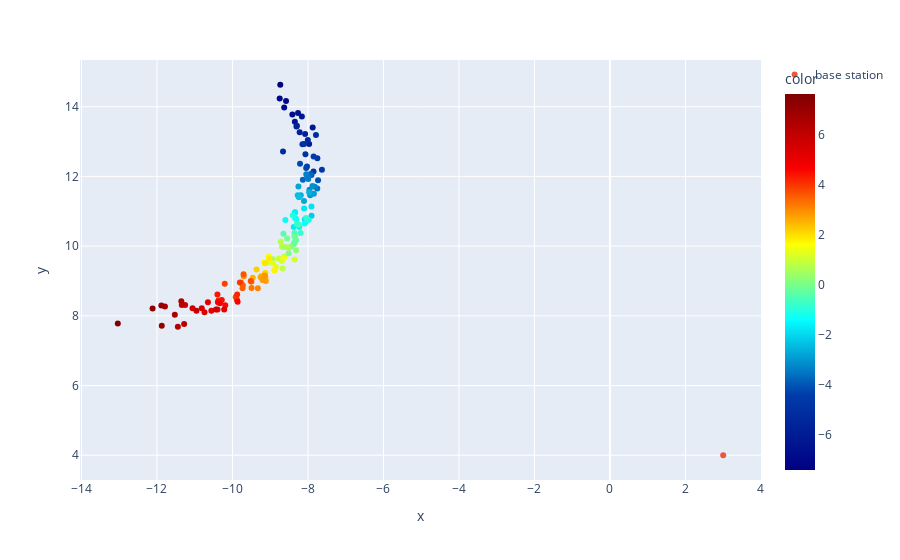

Notebook code for this chart:
### Code cell
fig = px.scatter(x=point_xs, y=point_ys, color=point_vs, color_continuous_scale="Jet")
fig.add_scatter(x=[radar_x], y=[radar_y], mode="markers", name="base station")

fig.show()

### Figure 1 — Plotly figure (JSON) as saved in the notebook; plotly's stock layout.template omitted (floating-point values rounded to 4 significant figures; data arrays with more than 128 entries replaced by an {"elided": "..."} marker saying what was removed)
{"data": [{"hovertemplate": "x=%{x}<br>y=%{y}<br>color=%{marker.color}<extra></extra>", "legendgroup": "", "marker": {"color": {"elided": "151 float values"}, "coloraxis": "coloraxis", "symbol": "circle"}, "mode": "markers", "name": "", "orientation": "v", "showlegend": false, "type": "scatter", "x": {"elided": "151 float values"}, "xaxis": "x", "y": {"elided": "151 float values"}, "yaxis": "y"}, {"mode": "markers", "name": "base station", "type": "scatter", "x": [3], "y": [4]}], "layout": {"autosize": true, "coloraxis": {"colorbar": {"title": {"text": "color"}}, "colorscale": [[0, "rgb(0,0,131)"], [0.2, "rgb(0,60,170)"], [0.4, "rgb(5,255,255)"], [0.6, "rgb(255,255,0)"], [0.8, "rgb(250,0,0)"], [1, "rgb(128,0,0)"]]}, "legend": {"tracegroupgap": 0}, "margin": {"t": 60}, "xaxis": {"anchor": "y", "autorange": true, "domain": [0, 1], "range": [-14.09, 4.048], "title": {"text": "x"}, "type": "linear"}, "yaxis": {"anchor": "x", "autorange": true, "domain": [0, 1], "range": [3.177, 15.45], "title": {"text": "y"}, "type": "linear"}}}
